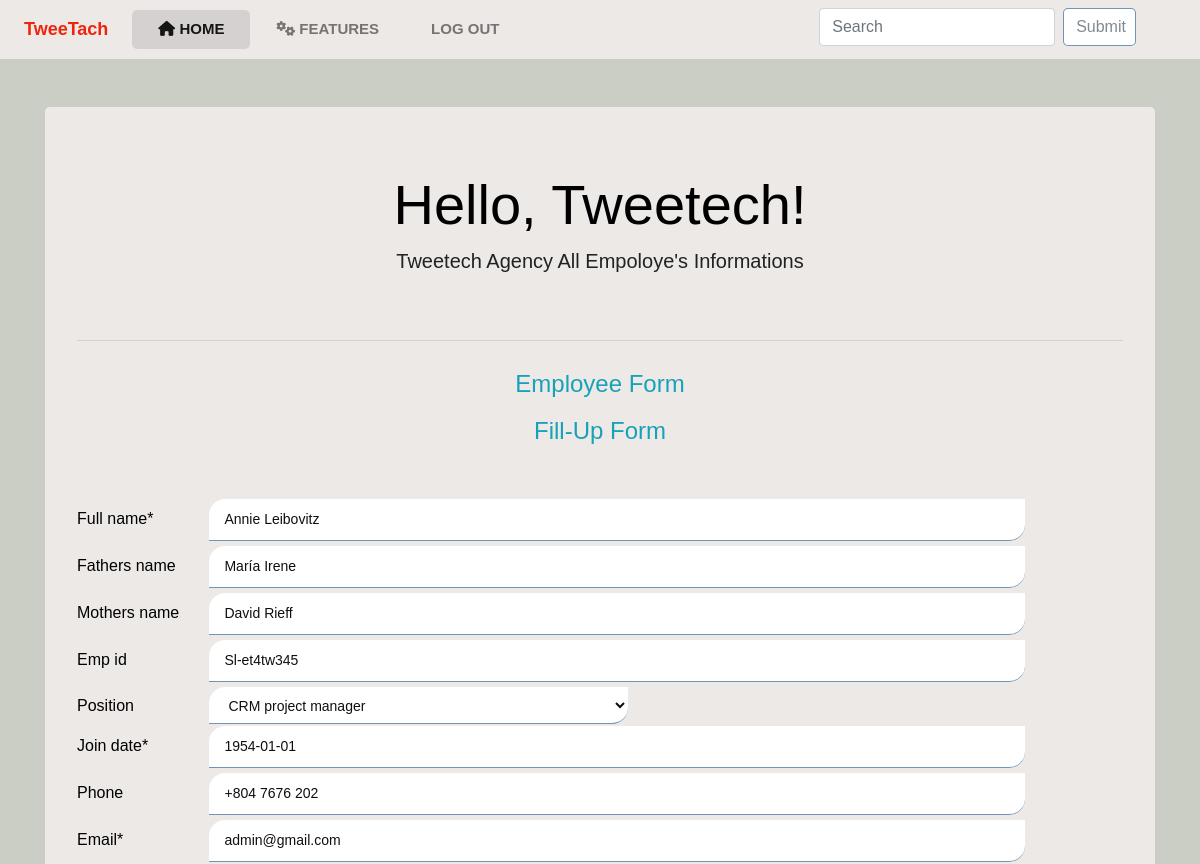
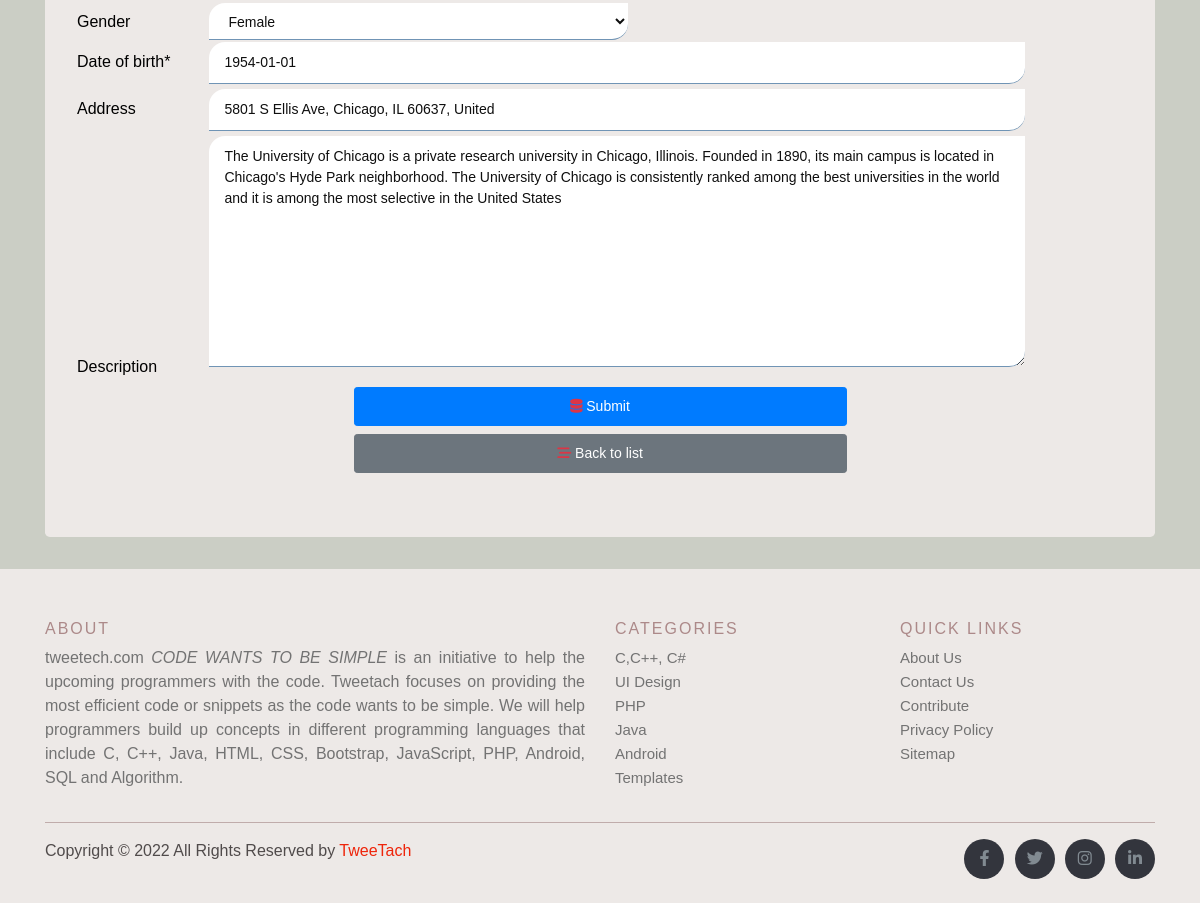
The page /7/ (signed in) on the database its author committed (2 pictures, top to bottom).
### employee/models.py (models this page shows, shortened)
class Employee(models.Model):
    full_name = models.CharField(max_length=100)
    fathers_name = models.CharField(max_length=100, null=True, blank=True)
    mothers_name = models.CharField(max_length=100, null=True, blank=True)
    emp_id = models.CharField(max_length=20,null=True, blank=True)
    position = models.ForeignKey(Position,on_delete= models.CASCADE, null=True, blank=True)
    join_date = models.DateField(null=True, blank=True,)
    phone = models.CharField(max_length=15, null=True, blank=True)
    email = models.CharField(max_length=255,null=True, blank=True)
    gender = models.ForeignKey(Gender,on_delete= models.CASCADE, null=True, blank=True)
    date_of_birth = models.DateField(null=True, blank=True)
    address = models.CharField(max_length=5000, null=True, blank=True)
    description = models.TextField(max_length=5000,null=True, blank=True )
    date = models.DateTimeField(auto_now_add=True)

### employee/views.py (the view, shortened to what this page needs)
# urls.py: path("<int:id>/",views.employee_info_form, name= "employee_info_update"),
@login_required(login_url='signin')
def employee_info_form(request, id=0):
    if request.method == "GET":
        if id == 0:
            form = employeeForm()
        else:
            employee = Employee.objects.get(pk=id)
            form = employeeForm(instance = employee)
        context = {"form" : form}
        return render (request, "employee/form.html", context)

### employee/forms.py
class employeeForm(forms.ModelForm):
    email = forms.CharField(widget=forms.TextInput(attrs={'placeholder': 'E-mail'} ))
    date_of_birth =forms.DateField(widget=forms.TextInput(attrs={'placeholder': 'YYYY-MM-DD'}))
    join_date =forms.DateField(widget=forms.TextInput(attrs={'placeholder': 'YYYY-MM-DD'}))
    class Meta:
        model = Employee
        fields = "__all__"
    def __init__(self, *args, **kwargs):
        super(employeeForm,self).__init__(*args, **kwargs)
        self.fields['position'].empty_label ="Select"
        self.fields['gender'].empty_label= "Select"
        self.fields['position'].required = False

### employee/models.py (called while the page is built)
    def __str__(self):
        return self.title

    def __str__(self):
        return self.gender

### employee/templates/employee/form.html (shortened to what this page needs)
{% extends "base.html" %}
{% load crispy_forms_tags %}
{% block content%}
<body class="bodys">
    <div class="container">
        <div class="mt-5">
            <div class="jumbotron form-bodys">
                <h1 class="display-4 text-center font-weidth-bold">Hello, Tweetech!</h1>
                <p class="lead  text-center">Tweetech Agency All Empoloye's Informations</p>
                <br>
                <hr class="my-4">
                <form class="forms-edition" action="" method="POST" autocomplete="off">
                    <h4 class="text-center text-info ">Employee Form</h4>
                    <h4 class="text-center text-info mb-5">Fill-Up Form</h4>
                    {{form|crispy}}
                    <div class="container edit-container">
                        <button type="submit" class=" p-2  btn btn-primary btn-sm btn-block " value="submit"><i
                                class="fas fa-database text-danger"></i> Submit</button>
                        <a href="{% url 'employee_info_list_insert' %}"
                            class=" p-2 btn btn-secondary btn-sm btn-block"><i class="fas fa-stream text-danger"></i>
                            Back to list</a>
                    </div>
                </form>
            </div>
        </div>
    </div>
    {% endblock content%}

### static/css/style.css (style rules this page uses)
*, *::before, *::after { margin: 0; padding: 0; box-sizing: border-box }
body { font-family: 'IBM Plex Sans Thai Looped', sans-serif; }
.bodys { background: rgb(192 195 184 / 81%); }
h4 { padding: 5px; color: rgb(34, 33, 37); }
p { font-family: Arial, Helvetica, sans-serif; font-size: 16px; color: rgb(34, 33, 37); }
input, textarea { width: 78%; padding: 10px 15px; border: none; outline: none; background-color: #fff; border-radius: 16px 0px 16px 0px; border-bottom: 1px solid #5a83aadc; color: #0f0f0f; font-size: 14px; transition: 0.2s ease-out; margin-bottom: 5px; }
label { width: 8rem; font-size: 16px; }
.select { width: 40%; padding: 10px 15px 8px; border: none; outline: none; background-color: #fff; border-radius: 16px 0px 16px 0px; border-bottom: 1px solid #5a83aadc; color: #0f0f0f; font-size: 14px; transition: 0.2s ease-out; }
.form-bodys { color: rgb(0, 0, 0); background: rgba(247, 242, 242, 0.767) !important; }
.edit-container { width: 50% !important; }

### static/css/login.css (style rules this page uses)
body { height: 100%; background-color: rgb(192 195 184 / 81%); }

### rows shown on the page
Employee: full_name "Annie Leibovitz", fathers_name "María Irene", mothers_name "David Rieff", emp_id "Sl-et4tw345", position "CRM project manager", join_date "1954-01-01", phone "+804 7676 202", email "admin@gmail.com", gender "Female", date_of_birth "1954-01-01", address "5801 S Ellis Ave, Chicago, IL 60637, United", description "The University of Chicago is a private research university in Chicago, Illinois. Founded in 1890, its main campus is located in Chicago's Hyde Park neighborhood. The University of Chicago is consistently ranked among the best universities in the world and it is among the most selective in the United States"
